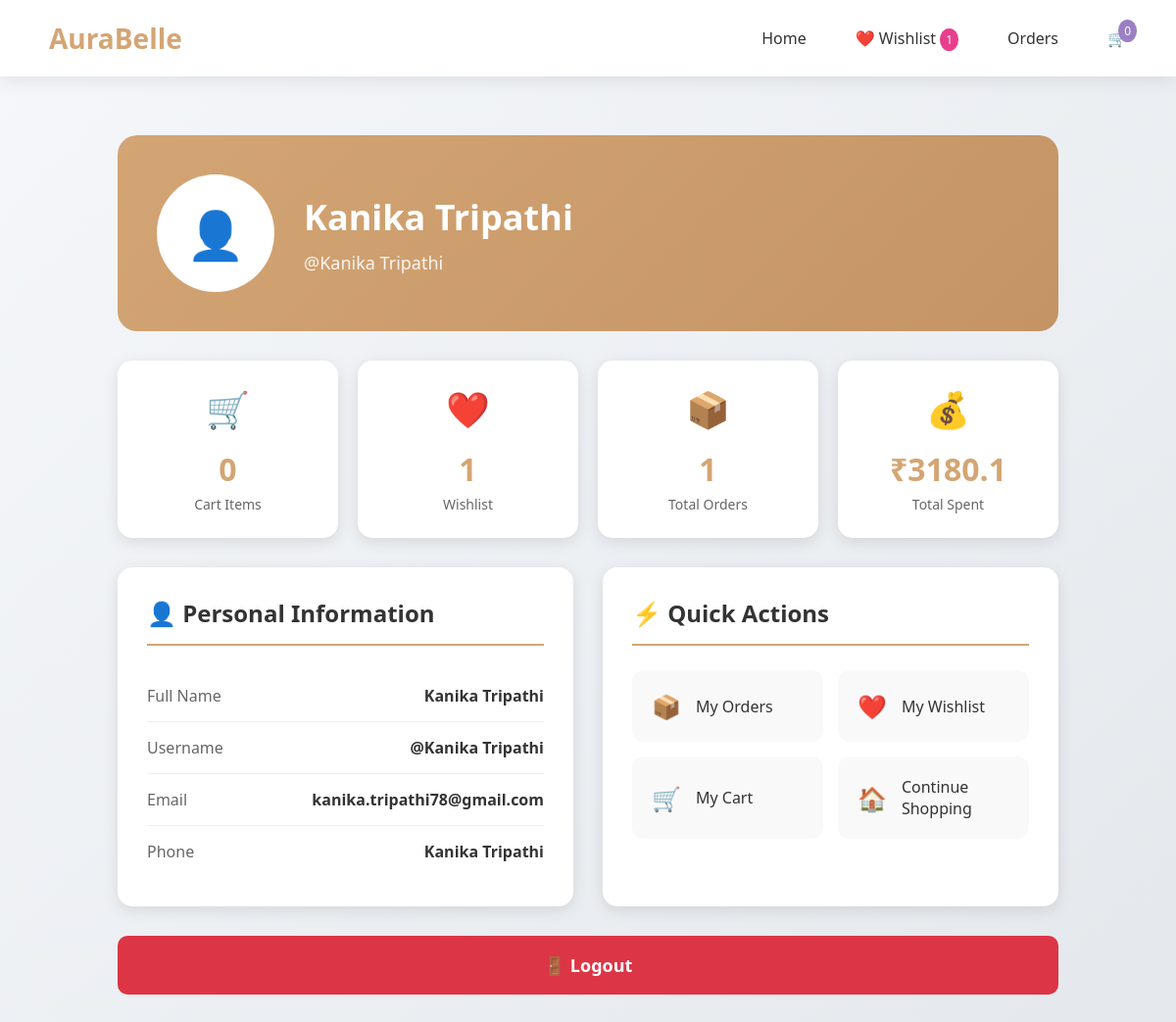
Screenshot of /profile (signed in) with the database file from the repository.
### tables this page shows
CREATE TABLE users (
    id INTEGER PRIMARY KEY AUTOINCREMENT,
    name TEXT,
    username TEXT,
    email TEXT,
    phone TEXT,
    password TEXT
, address TEXT DEFAULT '', city TEXT DEFAULT '', pincode TEXT DEFAULT '', profile_image TEXT DEFAULT '', role TEXT DEFAULT 'user', is_active INTEGER DEFAULT 1, created_at TIMESTAMP);

### app.py (the view)
@app.route('/profile')
def profile():
    if 'user' not in session:
        return redirect('/login')
    ensure_order_columns()
    conn = get_db()
    user = conn.execute(
        "SELECT * FROM users WHERE email=?",
        (session['user'],)
    ).fetchone()
    wishlist_count = conn.execute(
        "SELECT COUNT(*) as total FROM wishlist WHERE user_email=?",
        (session['user'],)
    ).fetchone()['total']
    orders_summary = conn.execute(
        "SELECT COUNT(*) as orders_count, COALESCE(SUM(grand_total), 0) as total_spent FROM orders WHERE user_email=?",
        (session['user'],)
    ).fetchone()
    conn.close()
    return render_template(
        'profile.html',
        user=user,
        wishlist_count=wishlist_count,
        orders_count=orders_summary['orders_count'],
        total_spent=orders_summary['total_spent']
    )

### app.py (called while the page is built, shortened)
def ensure_core_tables(conn):
    global SCHEMA_READY
    if SCHEMA_READY:
        return

def prepare_database_path():
    global ACTIVE_DB_PATH
    if ACTIVE_DB_PATH is not None:
        return ACTIVE_DB_PATH

def get_db():
    db_file = prepare_database_path()
    last_error = None
    for attempt in range(DB_CONNECT_RETRIES):
        try:
            conn = sqlite3.connect(
                str(db_file),
                timeout=10,
                isolation_level=None
            )
            conn.row_factory = sqlite3.Row
            conn.execute("PRAGMA journal_mode=WAL")
            conn.execute("PRAGMA synchronous=NORMAL")
            conn.execute("PRAGMA foreign_keys=ON")
            conn.execute("PRAGMA busy_timeout=10000")
            ensure_core_tables(conn)
            return conn
        except sqlite3.OperationalError as err:
            last_error = err
            if attempt < DB_CONNECT_RETRIES - 1:
                time.sleep(DB_RETRY_DELAY_SECONDS * (attempt + 1))
                continue
            raise
    raise last_error

def get_cart_count():
    if 'user' not in session:
        return 0
    conn = get_db()
    result = conn.execute(
        "SELECT SUM(quantity) as total FROM cart WHERE user_email=?",
        (session['user'],)
    ).fetchone()
    conn.close()
    return result['total'] or 0

def get_wishlist_count():
    if 'user' not in session:
        return 0
    conn = get_db()
    result = conn.execute(
        "SELECT COUNT(*) as total FROM wishlist WHERE user_email=?",
        (session['user'],)
    ).fetchone()
    conn.close()
    return result['total'] or 0

@app.context_processor
def cart_count():
    return dict(cart_count=get_cart_count(), wishlist_count=get_wishlist_count())

### templates/profile.html (shortened to what this page needs)
<!DOCTYPE html>
<html>
<head>
<link rel="stylesheet" href="{{ url_for('static', filename='css/style.css') }}">
</head>
<body>
<nav>
    <h2>AuraBelle</h2>
    <div class="right">
        <a href="/">Home</a>
        <a href="/wishlist">❤️ Wishlist <span class="wishlist-badge">{{ wishlist_count }}</span></a>
        <a href="/orders">Orders</a>
        <a href="/cart">🛒 <span class="badge">{{ cart_count }}</span></a>
    </div>
</nav>
<div class="profile-container">
    <div class="profile-header">
        <div class="profile-avatar">👤</div>
        <div>
            <h1>{{ user.name }}</h1>
            <p>@{{ user.username }}</p>
        </div>
    </div>
    <div class="stats-grid">
        <div class="stat-card">
            <div class="icon">🛒</div>
            <div class="count">{{ cart_count }}</div>
            <div class="label">Cart Items</div>
        </div>
        <div class="stat-card">
            <div class="icon">❤️</div>
            <div class="count">{{ wishlist_count }}</div>
            <div class="label">Wishlist</div>
        </div>
        <div class="stat-card">
            <div class="icon">📦</div>
            <div class="count">{{ orders_count }}</div>
            <div class="label">Total Orders</div>
        </div>
        <div class="stat-card">
            <div class="icon">💰</div>
            <div class="count">₹{{ total_spent }}</div>
            <div class="label">Total Spent</div>
        </div>
    </div>
    <div class="profile-content">
        <div class="profile-section">
            <h2>👤 Personal Information</h2>
            <div class="info-item">
                <span class="label">Full Name</span>
                <span class="value">{{ user.name }}</span>
            </div>
            <div class="info-item">
                <span class="label">Username</span>
                <span class="value">@{{ user.username }}</span>
            </div>
            <div class="info-item">
                <span class="label">Email</span>
                <span class="value">{{ user.email }}</span>
            </div>
            <div class="info-item">
                <span class="label">Phone</span>
                <span class="value">{{ user.phone }}</span>
            </div>
        </div>
        <div class="profile-section">
            <h2>⚡ Quick Actions</h2>
            <div class="quick-actions">
                <a href="/orders" class="action-btn">
                    <span class="icon">📦</span>
                    <span class="text">My Orders</span>
                </a>
                <a href="/wishlist" class="action-btn">
                    <span class="icon">❤️</span>
                    <span class="text">My Wishlist</span>
                </a>
                <a href="/cart" class="action-btn">
                    <span class="icon">🛒</span>
                    <span class="text">My Cart</span>
                </a>
                <a href="/" class="action-btn">
                    <span class="icon">🏠</span>
                    <span class="text">Continue Shopping</span>
                </a>
            </div>
        </div>
    </div>
    <a href="/logout" class="btn-logout">🚪 Logout</a>
</div>
</body>
</html>

### static/css/style.css (style rules this page uses)
body { margin: 0; font-family: 'Segoe UI'; background: linear-gradient(to right, #E6E6FA, #f8f5ff); }
nav { display: flex; justify-content: space-between; padding: 20px 60px; backdrop-filter: blur(10px); }
nav a { margin-left: 20px; text-decoration: none; color: black; position: relative; }
.right { display: flex; align-items: center; }
.badge { position: absolute; top: -8px; right: -10px; background: #9a7fc4; color: white; border-radius: 50%; padding: 3px 6px; font-size: 12px; min-width: 16px; text-align: center; }
.wishlist-badge { background: #e83e8c; color: white; border-radius: 50%; padding: 3px 6px; font-size: 12px; min-width: 16px; text-align: center; }

### templates/profile.html (style rules this page uses)
* { margin: 0; padding: 0; box-sizing: border-box; }
body { font-family: 'Segoe UI', Tahoma, Geneva, Verdana, sans-serif; background: linear-gradient(135deg, #f5f7fa 0%, #e4e8ec 100%); min-height: 100vh; }
nav { display: flex; justify-content: space-between; align-items: center; padding: 20px 50px; background: white; box-shadow: 0 2px 20px rgba(0,0,0,0.1); }
nav h2 { color: #d4a574; font-size: 28px; font-weight: 700; }
nav .right { display: flex; gap: 30px; }
nav .right a { text-decoration: none; color: #333; font-weight: 500; font-size: 16px; transition: color 0.3s; }
.profile-container { max-width: 1000px; margin: 40px auto; padding: 20px; }
.profile-header { background: linear-gradient(135deg, #d4a574 0%, #c49464 100%); padding: 40px; border-radius: 20px; color: white; margin-bottom: 30px; display: flex; align-items: center; gap: 30px; }
.profile-avatar { width: 120px; height: 120px; background: white; border-radius: 50%; display: flex; align-items: center; justify-content: center; font-size: 48px; }
.profile-header h1 { font-size: 36px; margin-bottom: 10px; }
.profile-header p { font-size: 18px; opacity: 0.9; }
.stats-grid { display: grid; grid-template-columns: repeat(4, 1fr); gap: 20px; margin-bottom: 30px; }
.stat-card { background: white; padding: 25px; border-radius: 15px; text-align: center; box-shadow: 0 4px 15px rgba(0,0,0,0.1); transition: transform 0.3s; }
.stat-card .icon { font-size: 36px; margin-bottom: 15px; }
.stat-card .count { font-size: 32px; font-weight: 700; color: #d4a574; }
.stat-card .label { font-size: 14px; color: #666; margin-top: 5px; }
.profile-content { display: grid; grid-template-columns: 1fr 1fr; gap: 30px; }
.profile-section { background: white; padding: 30px; border-radius: 15px; box-shadow: 0 4px 15px rgba(0,0,0,0.1); }
.profile-section h2 { font-size: 24px; color: #333; margin-bottom: 25px; padding-bottom: 15px; border-bottom: 2px solid #d4a574; }
.info-item { display: flex; justify-content: space-between; padding: 15px 0; border-bottom: 1px solid #eee; }
.info-item:last-child { border-bottom: none; }
.info-item .label { color: #666; font-size: 16px; }
.info-item .value { color: #333; font-size: 16px; font-weight: 600; }
.quick-actions { display: grid; grid-template-columns: repeat(2, 1fr); gap: 15px; margin-top: 20px; }
.action-btn { display: flex; align-items: center; gap: 15px; padding: 20px; background: #f9f9f9; border-radius: 12px; text-decoration: none; color: #333; transition: all 0.3s; }
.action-btn .icon { font-size: 24px; }
.action-btn .text { font-size: 16px; font-weight: 500; }
.btn-logout { display: block; width: 100%; padding: 18px; background: #dc3545; color: white; border: none; border-radius: 10px; font-size: 18px; font-weight: 600; cursor: pointer; text-align: center; text-decoration: none; margin-top: 30px; transition: background 0.3s; }

### rows the page displays
users: name "Kanika Tripathi", username "Kanika Tripathi", email "kanika.tripathi78@gmail.com", phone "Kanika Tripathi"

### other values shown
{{ wishlist_count }} "1"
{{ cart_count }} "0"
{{ orders_count }} "1"
{{ total_spent }} "3180.1"
